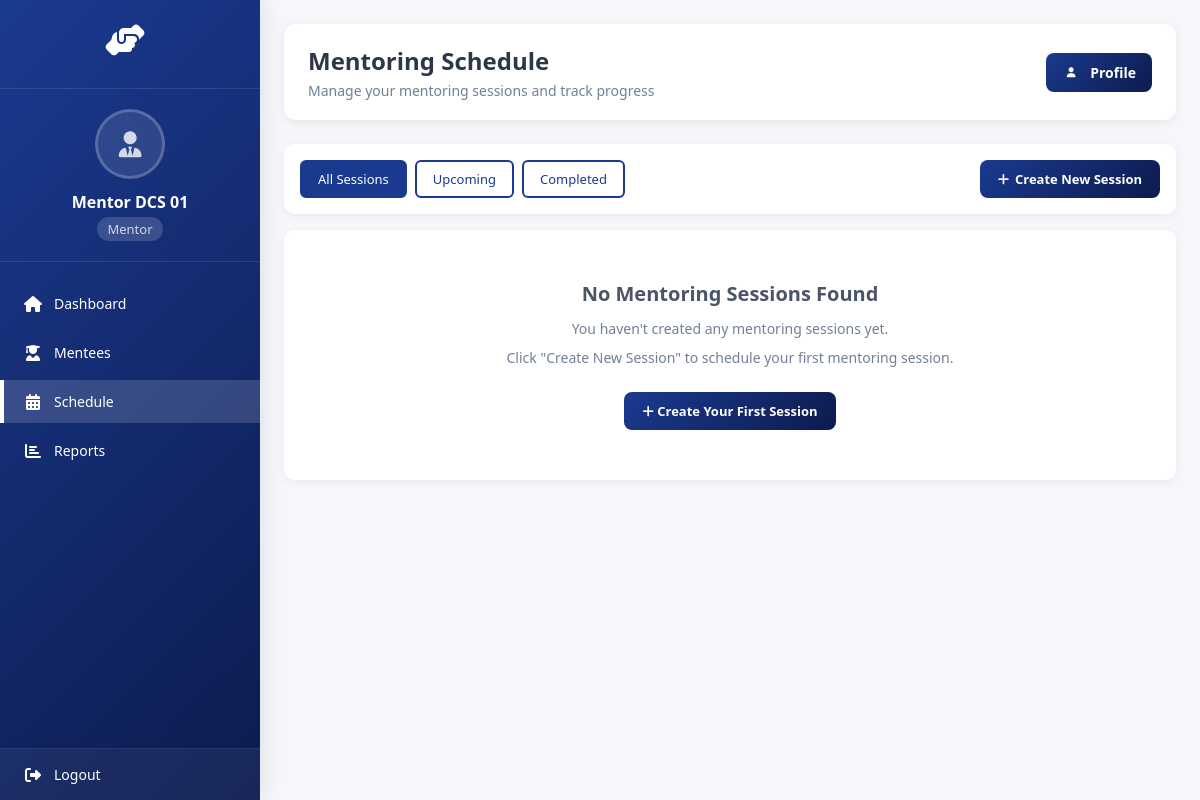
Page /mmms/mentor/schedule/ (signed in) on the earlier database version.
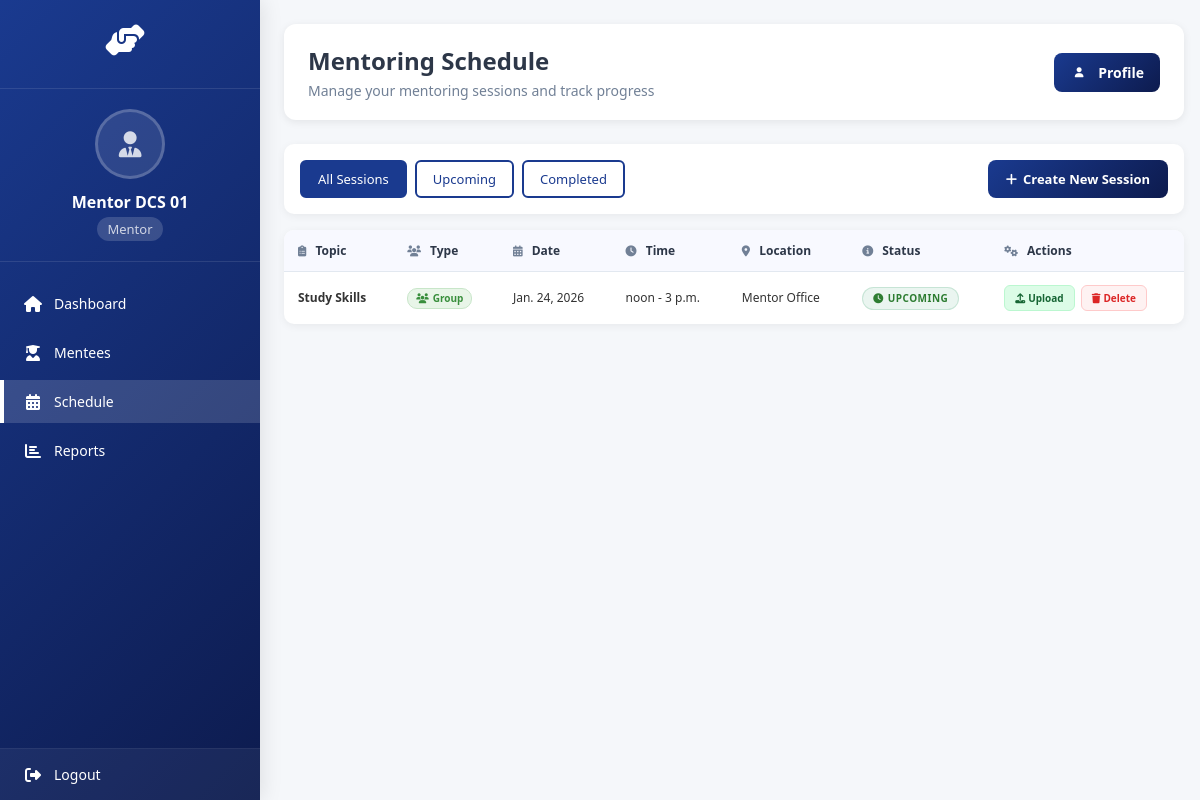
Same page on the later database version.
### system/models.py (models this page shows, shortened)
class Activity(models.Model):
    ACTIVITY_TYPES = (
        ('mentoring', 'Mentoring Session'),
        ('workshop', 'Workshop'),
        ('seminar', 'Seminar'),
        ('meeting', 'Meeting'),
        ('other', 'Other'),
    )
    ActivityID = models.CharField(max_length=20, primary_key=True)
    ActivityName = models.CharField(max_length=200)
    ActivityType = models.CharField(max_length=20, choices=ACTIVITY_TYPES)
    Description = models.TextField(blank=True)
    Date = models.DateField()
    StartTime = models.TimeField()
    EndTime = models.TimeField()
    Location = models.CharField(max_length=200)
    CreatedBy = models.ForeignKey(settings.AUTH_USER_MODEL, on_delete=models.CASCADE)
    CreatedAt = models.DateTimeField(auto_now_add=True)
    IsMentoringSession = models.BooleanField(default=False)
    PrimaryMentor = models.ForeignKey('Mentor', on_delete=models.CASCADE, null=True, blank=True,
                                     related_name='primary_activities')
    AdditionalMentors = models.ManyToManyField('Mentor', blank=True,
                                              related_name='additional_activities')
    Attendees = models.ManyToManyField(Mentee, through='Attendance')
    @property
    def Mentor(self):
        """Backward compatibility property - returns primary mentor"""
        return self.PrimaryMentor

class MentoringSession(models.Model):
    SESSION_TYPES = (
        ('individual', 'Individual'),
        ('group', 'Group'),
    )
    activity = models.OneToOneField(Activity, on_delete=models.CASCADE)
    session_type = models.CharField(max_length=20, choices=SESSION_TYPES, default='individual')
    topic = models.CharField(max_length=200)
    materials = models.FileField(upload_to='session_materials/', blank=True, null=True)
    completed = models.BooleanField(default=False)
    completion_date = models.DateTimeField(null=True, blank=True)

### system/views.py (the view, shortened to what this page needs)
# urls.py: path('mentor/schedule/', views.mentoring_schedule, name='mentoring_schedule'),
@login_required
def mentoring_schedule(request):
    if request.user.role != 'mentor':
        messages.error(request, 'Access denied. Mentor role required.')
        return redirect('homepage')
    mentor = get_object_or_404(Mentor, user=request.user)
    today = timezone.now().date()
    time_filter = request.GET.get('time_filter', 'all')
    if time_filter == 'completed':
        mentoring_activities = Activity.objects.filter(
            IsMentoringSession=True,
            PrimaryMentor=mentor,
            mentoringsession__completed=True  # Only explicitly completed sessions
        ).distinct().order_by('-Date', 'StartTime')
    else:  # 'all' (default)
        mentoring_activities = Activity.objects.filter(
            IsMentoringSession=True,
            PrimaryMentor=mentor,
        ).distinct().order_by('-Date', 'StartTime')
    sessions_data = []
    completed_count = 0
    upcoming_count = 0
    for activity in mentoring_activities:
        try:
            mentoring_session = MentoringSession.objects.get(activity=activity)
            if mentoring_session.completed:
                completed_count += 1
            else:
                upcoming_count += 1
            sessions_data.append({
                'activity': activity,
                'mentoring_session': mentoring_session,
                'attendance': Attendance.objects.filter(activity=activity)
            })
        except MentoringSession.DoesNotExist:
            continue
    context = {
        'mentor': mentor,
        'sessions_data': sessions_data,
        'time_filter': time_filter,
        'today': today,
        'completed_count': completed_count,
        'upcoming_count': upcoming_count,
        'total_sessions': len(sessions_data),
        'assigned_mentees_count': mentor.mentee_set.count(),
    }
    return render(request, 'mentoring_schedule.html', context)

### system/templates/mentoring_schedule.html (shortened to what the changed rows need)
<!DOCTYPE html>
<html lang="en">
<head>
    <link rel="stylesheet" href="https://cdnjs.cloudflare.com/ajax/libs/font-awesome/6.4.0/css/all.min.css">
</head>
<body>
    <div class="main-content">
        <div class="content-header">
            <div>
                <h1>Mentoring Schedule</h1>
            </div>
        </div>
        {% if sessions_data %}
        <div class="mentoring-schedule-container">
            <table class="mentoring-schedule-table">
                <thead>
                    <tr>
                        <th><i class="fas fa-clipboard-list table-header-icon"></i> Topic</th>
                        <th><i class="fas fa-users table-header-icon"></i> Type</th>
                        <th><i class="fas fa-calendar-alt table-header-icon"></i> Date</th>
                        <th><i class="fas fa-clock table-header-icon"></i> Time</th>
                        <th><i class="fas fa-map-marker-alt table-header-icon"></i> Location</th>
                        <th><i class="fas fa-info-circle table-header-icon"></i> Status</th>
                        <th><i class="fas fa-cogs table-header-icon"></i> Actions</th>
                    </tr>
                </thead>
                <tbody>
                    {% for session in sessions_data %}
                    <tr>
                        <td>
                            <strong>{{ session.activity.ActivityName }}</strong>
                        </td>
                        <td>
                            <span class="session-type-badge type-{{ session.mentoring_session.session_type }}">
                                <i class="fas fa-{% if session.mentoring_session.session_type == 'individual' %}user{% else %}users{% endif %}"></i>
                                {{ session.mentoring_session.get_session_type_display }}
                            </span>
                        </td>
                        <td>{{ session.activity.Date }}</td>
                        <td>{{ session.activity.StartTime }} - {{ session.activity.EndTime }}</td>
                        <td>{{ session.activity.Location }}</td>
                        <td>
                            <span class="status-badge
                                {% if session.mentoring_session.completed or session.mentoring_session.materials %}status-completed
                                {% else %}status-upcoming{% endif %}">
                                <i class="fas fa-{% if session.mentoring_session.completed or session.mentoring_session.materials %}check-circle{% else %}clock{% endif %}"></i>
                                {% if session.mentoring_session.completed or session.mentoring_session.materials %}COMPLETED
                                {% else %}UPCOMING{% endif %}
                            </span>
                        </td>
                        <td>
                            <div class="action-buttons">
                                {% if not session.mentoring_session.completed and not session.mentoring_session.materials %}
                                <button type="button" class="action-btn btn-upload upload-materials-btn"
                                        data-activity-id="{{ session.activity.ActivityID }}">
                                    <i class="fas fa-upload"></i> Upload
                                </button>
                                {% endif %}
                                {% if not session.mentoring_session.completed or not session.mentoring_session.materials %}
                                <form method="POST" action="{% url 'delete_mentoring_session' session.activity.ActivityID %}" style="display: inline;">
                                    <button type="submit" class="action-btn btn-delete" onclick="return confirm('Are you sure you want to delete this session?')">
                                        <i class="fas fa-trash"></i> Delete
                                    </button>
                                </form>
                                {% endif %}
                            </div>
                        </td>
                    </tr>
                    {% endfor %}
                </tbody>
            </table>
        </div>
        {% else %}
        <div class="no-sessions">
            <h2>No Mentoring Sessions Found</h2>
            <p>You haven't created any mentoring sessions yet.</p>
            <p>Click "Create New Session" to schedule your first mentoring session.</p>
            <a href="{% url 'create_mentoring_session' %}" class="create-btn" style="margin-top: 15px; display: inline-block;">
                <i class="fas fa-plus"></i> Create Your First Session
            </a>
        </div>
        {% endif %}
    </div>
</body>
</html>

Differences in the rows shown:
added Activity: activity.ActivityName "Study Skills", mentoring_session.session_type "Group", activity.Date "Jan. 24, 2026", activity.StartTime "noon", activity.EndTime "3 p.m.", activity.Location "Mentor Office"
Other differences:
text no longer shown: "No Mentoring Sessions Found You haven't created any mentoring sessions yet. Click \"Create New Session\" to schedule your first mentoring session. Create Your First Session"
text now shown: "Topic Type Date Time Location Status Actions"
